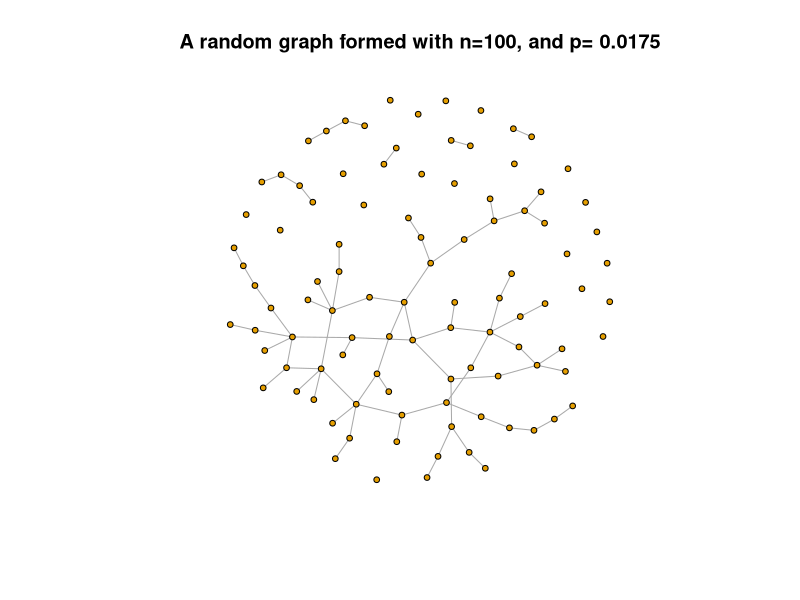
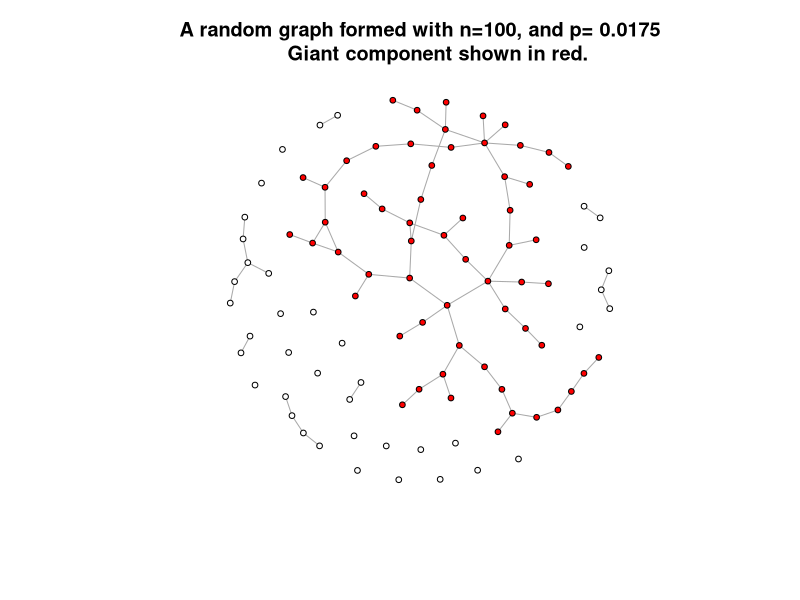
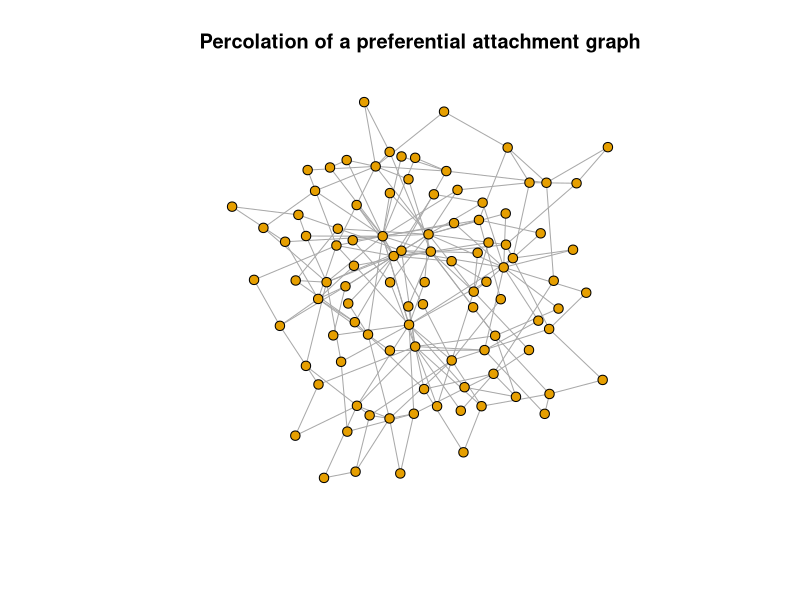
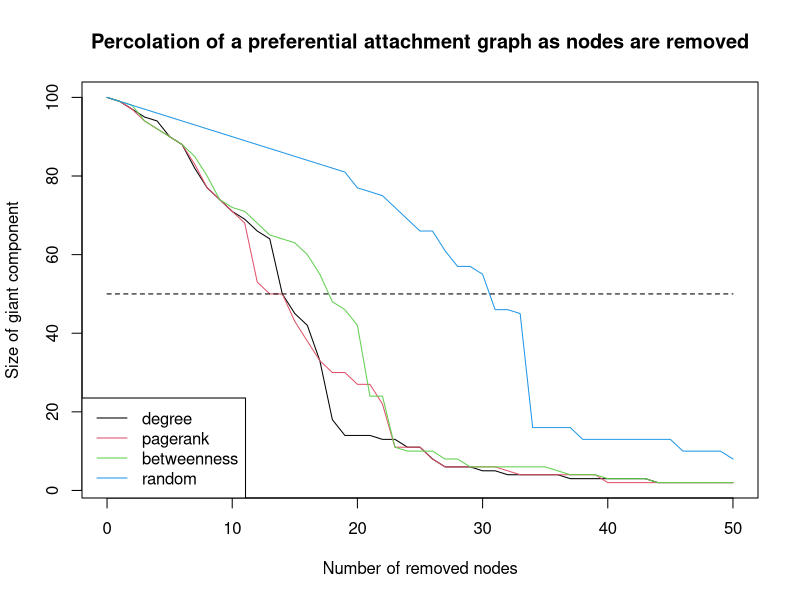
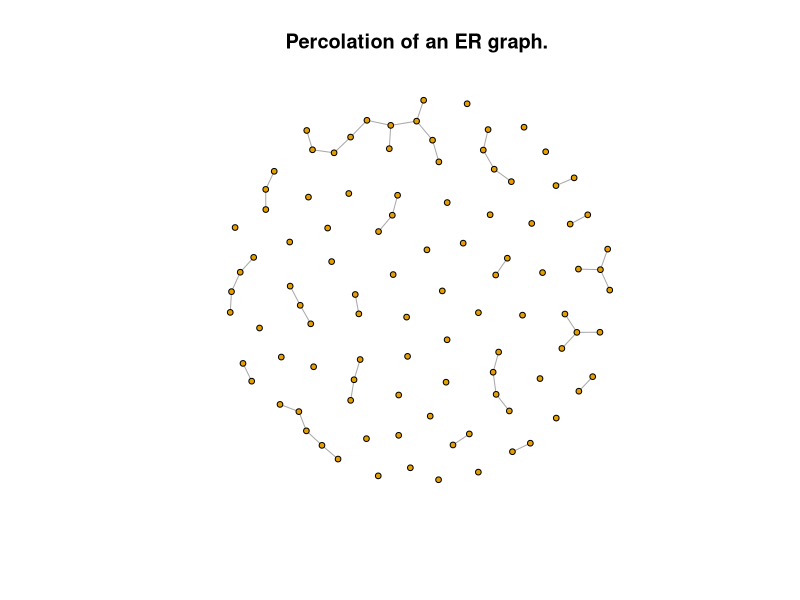
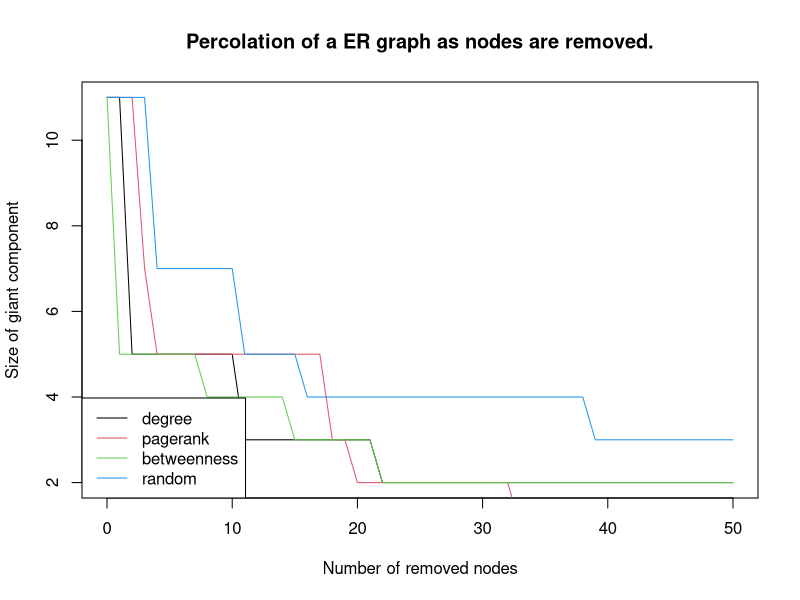
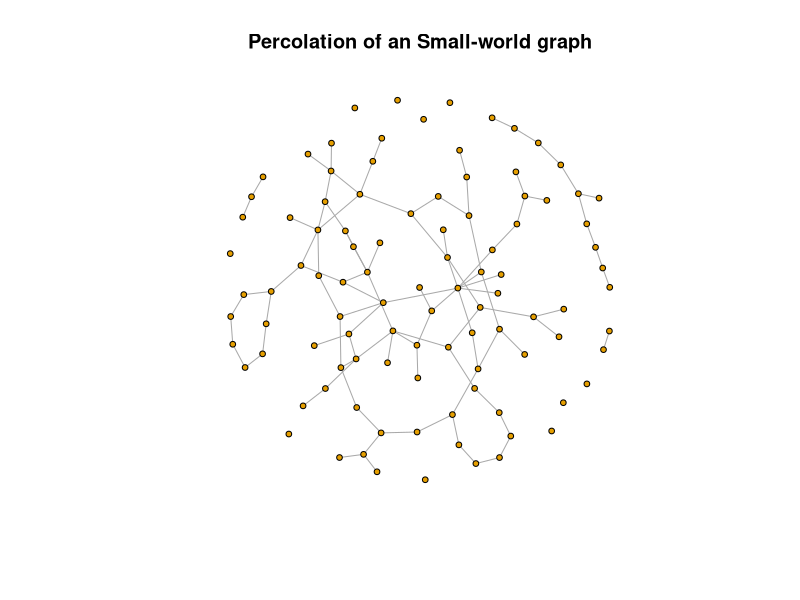
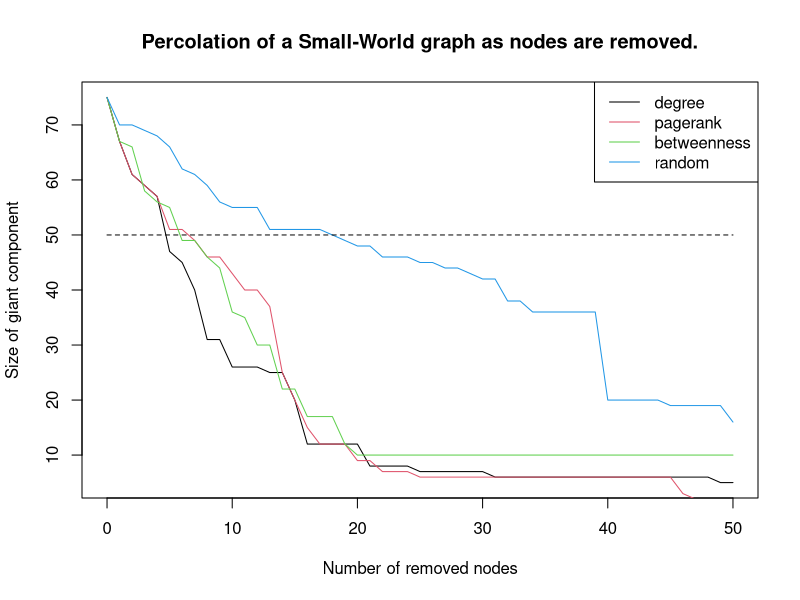

Source code (R) for these figures, in order:
## ---- chunk 1
knitr::opts_chunk$set(echo = TRUE)
## ---- chunk 2
library(igraph)
n = 100
p = 1.75/n
g = sample_gnp(n, p)
coords = layout_with_fr(g)
## ---- chunk 3
plot(g, layout=coords, vertex.size = 3, vertex.label=NA)
title(main = "A random graph formed with n=100, and p= 0.0175")
## ---- chunk 4
# get the components 
c = components(g)
# check if connected?
is_connected(g)

# Number of components in the random graph  
c$no
## ---- chunk 5
c$csize
## ---- chunk 6
table(c$csize)
## ---- chunk 7
library(igraph)

# Random graph

n = 100
p = 1.75/n
g = sample_gnp(n, p)
coords = layout_with_fr(g)


# get the components 
c = components(g)

# connected?
is_connected(g)

# number of components
c$no

# size of components
c$csize
table(c$csize)

# membeship of nodes
c$membership

# get the giant component
giant = which(c$membership == which.max(c$csize))

# color in red the nodes in the giant component
V(g)$color = "white"
V(g)[giant]$color = "red"
plot(g, layout=coords, vertex.size = 3, vertex.label=NA)
title(main = "A random graph formed with n=100, and p= 0.0175
      Giant component shown in red.")


## ---- chunk 8

# INPUT
# g: graph to percolate
# size: number of nodes to remove 
# d: removal vector
# OUTPUT
# giant: a vector with sizes of giant components when nodes are removed
percolate = function(g, size, d) {
  
  giant = vector()
  
  # initial size of giant component
  c = components(g)
  giant[1] = max(c$csize)
  
  names(d) = 1:length(d)
  d = sort(d, decreasing=TRUE)
  vital = as.integer(names(d[1:size]))
  
  for (i in 1:size) {
    c = components(delete_vertices(g, vital[1:i]))
    giant[i+1] = max(c$csize)
  }
  
  return(giant)
  
}
## ---- chunk 9
g = sample_pa(n = 100, m = 2, directed=FALSE)
coords = layout_with_fr(g)
plot(g, layout=coords, vertex.label=NA, vertex.size = 5)
title('Percolation of a preferential attachment graph')

# resilience
size = vcount(g)/2
# random
rand = percolate(g, size, d = sample(V(g), size))    
# degree
deg = percolate(g, size, d = degree(g))    
# pagerank  
pr = percolate(g, size, d=page_rank(g)$vector)    
# betweenness
bet = percolate(g, size, d = betweenness(g))    

plot(0:size, deg, type = "l", col=1, xlab="Number of removed nodes", ylab="Size of giant component")
lines(0:size, pr, col=2)
lines(0:size, bet, col=3)
lines(0:size, rand, col=4)
lines(0:size, rep(vcount(g)/2, size+1), lty=2)
legend(x = "bottomleft", legend = c("degree", "pagerank", "betweenness", "random"), lty = 1, col = 1:4)
title('Percolation of a preferential attachment graph as nodes are removed')



## ---- chunk 10
g = sample_gnp(n=100, p=1/100)
coords = layout_with_fr(g)
plot(g, layout=coords, vertex.size = 3, vertex.label=NA)
title('Percolation of an ER graph. ')

# resilience
size = vcount(g)/2
# random
rand = percolate(g, size, d = sample(V(g), size))    
# degree
deg = percolate(g, size, d = degree(g))    
# pagerank  
pr = percolate(g, size, d=page_rank(g)$vector)    
# betweenness
bet = percolate(g, size, d = betweenness(g))    

plot(0:size, deg, type = "l", col=1, xlab="Number of removed nodes", ylab="Size of giant component")
lines(0:size, pr, col=2)
lines(0:size, bet, col=3)
lines(0:size, rand, col=4)
lines(0:size, rep(vcount(g)/2, size+1), lty=2)
legend(x = "bottomleft", legend = c("degree", "pagerank", "betweenness", "random"), lty = 1, col = 1:4)
title('Percolation of a ER graph as nodes are removed.')

## ---- chunk 11
n = 100
p =6/n
g <- sample_smallworld(1, n ,p, 0.5)
coords = layout_with_fr(g)
plot(g, layout=coords, vertex.size = 3, vertex.label=NA)
title('Percolation of an Small-world graph')

# resilience
size = vcount(g)/2
# random
rand = percolate(g, size, d = sample(V(g), size))    
# degree
deg = percolate(g, size, d = degree(g))    
# pagerank
pr = percolate(g, size, d=page_rank(g)$vector)    
# betweenness
bet = percolate(g, size, d = betweenness(g))    

plot(0:size, deg, type = "l", col=1, xlab="Number of removed nodes", ylab="Size of giant component")
lines(0:size, pr, col=2)
lines(0:size, bet, col=3)
lines(0:size, rand, col=4)
lines(0:size, rep(vcount(g)/2, size+1), lty=2)
legend(x = "topright", legend = c("degree", "pagerank", "betweenness", "random"), lty = 1, col = 1:4)
title('Percolation of a Small-World graph as nodes are removed.')
